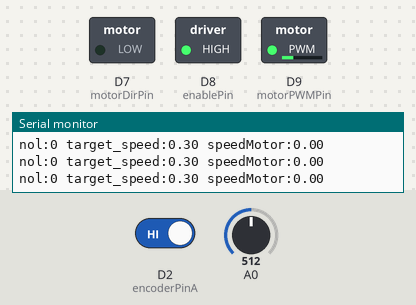
This sketch was run on a simulated Arduino Zero (SAMD21). Shown: switched loads named in the sketch (green lamp = pin HIGH), the last lines printed to the serial monitor. Inputs (shaded band) come from the test bench; at power-on: A0 = 512, D2 (encoderPinA) HIGH (analog values on the 0–1023 scale).

Above: at 1.27 s.
1.3 s: A0 set to 306
At 2.0 s:
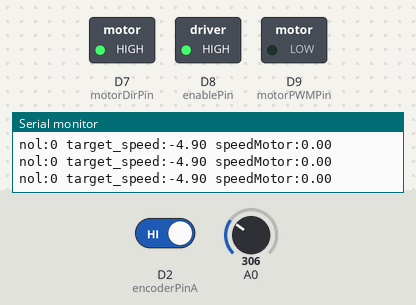
4.3 s: A0 set to 716
At 7.26 s:
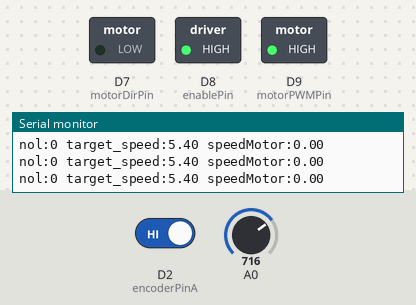
7.3 s: A0 set to 122
At 7.45 s:
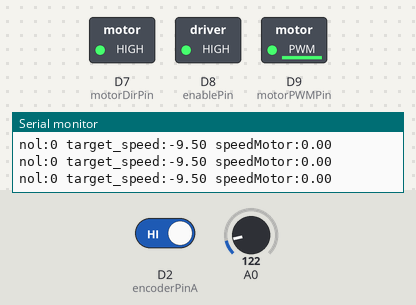
Timing chart, 0 to 10.3 s (numbered marks = the images above; inputs shaded):
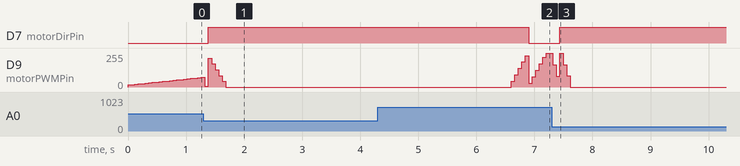

Measured:
- after the input at 1.3 s, D7 (motorDirPin): LOW → HIGH after 0.08 s
- after the input at 4.3 s, D7 (motorDirPin): HIGH → LOW after 2.6 s
- after the input at 7.3 s, D7 (motorDirPin): LOW → HIGH after 0.14 s; D9 (motorPWMPin): 255/255 → 0/255 at once

The sketch:

riset_2.ino
```cpp
#include <util/atomic.h> // For the ATOMIC_BLOCK macro
//motor directory
#define CW  0
#define CCW 1

//motor control pin
#define motorDirPin 7
#define motorPWMPin 9
#define enablePin 8

//encoder pin
#define encoderPinA 2
#define encoderPinB 4

//encoder var
volatile int encPos = 0; //variable fungsi interrupt
int encPosRead = 0;
int prevEncPosRead;

//variable pengukur kecepatan
int deltaPos;
float targetSpeed;
float speedMotor;

//PID control
float Kp          = 0.3;
float Ki          = 10;
float Kd          = 0;

//variable rumus PID
float   error;
float   errortmin1;
float   integral;
float   derivative;
float   dt = 0.060; //second
int     dtMillis = dt*1000; //milisecond
float   control;
long int currTime;
long int prevTime;
long int delTime;

//variable pengaturan PWM motor
float velocity;
int   PWMvelocity;
int   dirMotor = 0;

//mode program
char modeProg;

//fungsi external interrupt encoder
void doEncoderA()
{
  digitalRead(encoderPinB)?encPos++:encPos--;
}

void setup()
{
  //setup interrupt
    pinMode(encoderPinA, INPUT_PULLUP);
    pinMode(encoderPinB, INPUT_PULLUP);
    attachInterrupt(digitalPinToInterrupt(encoderPinA), doEncoderA,RISING);

    //setup motor driver
    pinMode(motorDirPin, OUTPUT);
    pinMode(enablePin, OUTPUT);
    digitalWrite(enablePin, HIGH);

    Serial.begin(9600); //setting serial
    analogReadResolution(8); //setting adc 8bit
    digitalWrite(motorDirPin, CW); //set arah motor default

    modeProg = 0; //pilih mode cek speed 1, run 0
    //========Mode cek speed==============
    if(modeProg)
    {
      for(int j=0;j<=255;j+=5)
      {
        PWMvelocity = j; //test perbandingan speed dan PWM
        prevTime = millis();
        analogWrite(motorPWMPin, PWMvelocity);

        do
        {
          currTime = millis();
          delTime = currTime-prevTime;
        }while(delTime<dtMillis);

        ATOMIC_BLOCK(ATOMIC_RESTORESTATE) {//fungsi membaca variable dari interrupt
          encPosRead = encPos;
          encPos = 0;
        }
        deltaPos = encPosRead - prevEncPosRead;
        prevEncPosRead = 0;

        //encoder pada motor ini, satu putaran 360 derajat didapatkan 100 step
        //kecepatan motor dihitung dalam 60 ms, satuan rad/s
        speedMotor = (float)deltaPos/dt/100;//menghitung kecepatan
        digitalWrite(motorDirPin, CW);
        analogWrite(motorPWMPin, 0);

        //Serial.print("raw_speed:");
        Serial.println(speedMotor);

        //pengendalian agar nilai dt sama tiap cycle
        //tidak menggunakana delay
        do
        {
          currTime = millis();
          delTime = currTime-prevTime;
        }while(delTime<1500);
      }
      while(1);
    }
}

void loop()
{
  ATOMIC_BLOCK(ATOMIC_RESTORESTATE) {//fungsi membaca variable dari interrupt
    encPosRead = encPos;
  }
  deltaPos = encPosRead - prevEncPosRead;
  prevEncPosRead = encPosRead;

  //encoder pada motor ini, satu putaran 360 derajat didapatkan 100 step
  //jadi kecepatan motor dihitung dalam rotasi/detik
  speedMotor = (float)deltaPos/dt/100;//menghitung kecepatan

  //max adc 255, nilai tengah 0, set kecepatan dari -125 CCW samapi 125 CW
  targetSpeed = ((float)analogRead(A0)-125)/10;//dijadikan skala -12.5 sampai 12.5

  //PID
  error   = targetSpeed - speedMotor;
  integral += dt*error;
  derivative = (error - errortmin1)/dt;
  control = (Kp*error) + (Ki*integral) + (Kd*derivative);

  //pengaturan PWM
  //konversi dari kecepatan rad/sec ke PWM berdasarkan mode cek speed
  velocity = (control*14.891)+12.135;
  PWMvelocity = min(max(velocity, -255), 255);
  if(PWMvelocity >= 0)
  {
      digitalWrite(motorDirPin, CW);
      analogWrite(motorPWMPin, PWMvelocity);
  }
  else
  {
      digitalWrite(motorDirPin, CCW);
      analogWrite(motorPWMPin, 255+PWMvelocity);
  }

  //===========Serial: ploter
  Serial.print("nol:");
  Serial.print(0);//titik tengah 0
  Serial.print(" ");
  Serial.print("target_speed:");
  Serial.print(targetSpeed);
  Serial.print(" ");
  Serial.print("speedMotor:");
  Serial.println(speedMotor); //plot data

  //pengendalian agar nilai dt sama tiap cycle
  //tidak menggunakana delay
  //berdasarkan pengukuran, setiap serial print memakan waktu 5ms
  //anggap saja kita mengambil dt aman di 60ms
  do
  {
    currTime = millis();
    delTime = currTime-prevTime;
  }while(delTime<dtMillis);

  prevTime = currTime;
  errortmin1 = error;
}
```
